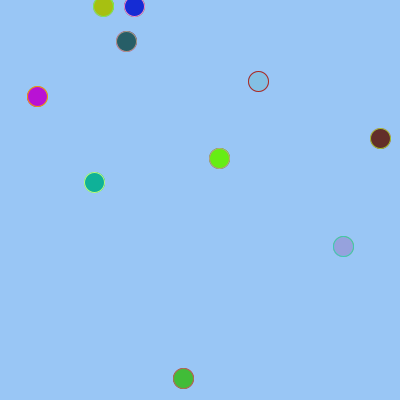
Frame 1 (no input)
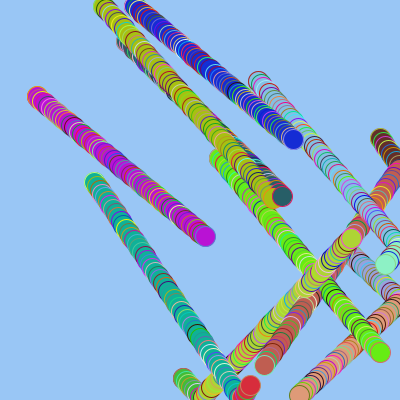
Frame 60 (the mouse pressed at the canvas centre just before this capture)
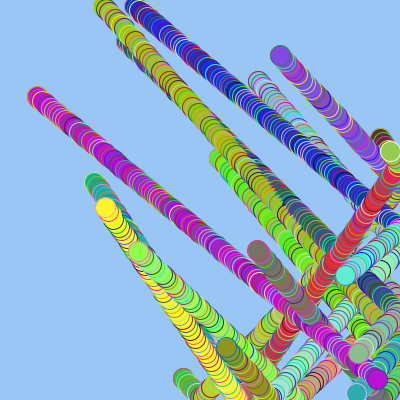
Frame 120 (the mouse held since frame 60 and released just before this capture)

The Processing sketch that drew these frames (run headless with seeded random() and noise(); from frame 60 on, the mouse is pressed at the canvas centre):

// Processing sketch: processing_77138
// ── processing_77138.pde

//hannah schmitt
//homework 11
//copyright hannah schmitt carnegie mellon university 2012

int MAX = 10;

float [] cx;
float [] cy;
float [] dcx;
float [] dcy;
color [] col;

void setup ()
{
  size (400, 400);
  background(153, 198, 245);
  
  cx= new float [MAX]; //setting array to a specific length
  cy= new float [MAX];
  dcx= new float [MAX];
  dcy= new float [MAX];
  col= new color [MAX]; 
  
  
  cx = initArray(cx, 0, width);
  cy = initArray(cy, 0, height);
  dcx= initArray(dcx, random(1,5), random(1,5));
  dcy= initArray(dcy, random(1,5), random(1,5));
  initColorArray();
 
  
  drawEllipse ();
}

void draw ()
{
 
 drawEllipse();
 bounceEllipse ();
}

float [] initArray (float [] any, float low, float high)
{
  for(int i= 0; i< any.length; i++)
  {
    any [i] = random(low, high);
  }
   return any;
}

void drawEllipse ()
{
  for (int i = 0; i< cx.length; i++)
  {fill(col [i]);
  stroke(random(255),random(255), random(255));
    ellipse(cx[i], cy[i], 20, 20);
  }
}

void bounceEllipse ()
{ 
  for (int i = 0; i< cx.length; i++)
  {
    
    println(dcx[i]);
    cx[i] += dcx [i];
    
    if (cx[i] > width || cx [i]< 0)
    {
    dcx[i] = -dcx[i];
    cx[i] += dcx [i];
    col [i] = color(int(random(255)), int(random(255)), int(random(255)));
  }
  
   cy[i] += dcy [i];
   if (cy[i] > height || cy [i]< 0)
    {
    dcy[i] = -dcy[i];
    cy[i] += dcy [i];
    col [i] = color(int(random(255)), int(random(255)), int(random(255)));
  }
  }
  
}
 

void initColorArray ()
{
  for(int i= 0; i< col.length; i++)
  {
   col [i] = color(int(random(255)), int(random(255)), int(random(255)));
  }
   
  
}
